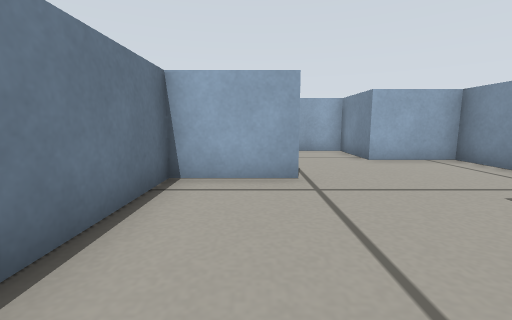
view 1 (above)

18 first-person views from a walk through a robot-simulator world made for Gazebo. The camera is 0.26 m above the floor, tilts 8° down and sees 90° across. The floor is counted in squares, 0.25 m on a side. Each view is taken from the middle of a square. On the plan, view 1 faces up. The plan holds only what a view shows up to about 11 squares ahead; the rest is blank. The place goes on beyond the plan. Surface patterns are stand-ins for the level's own textures.

view 2
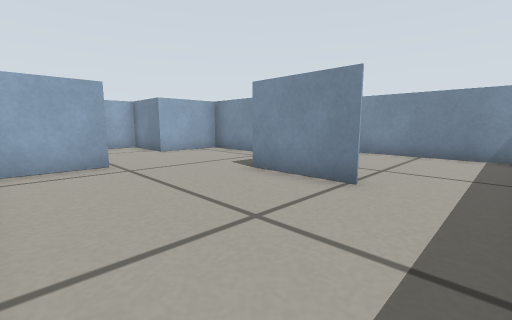

view 3
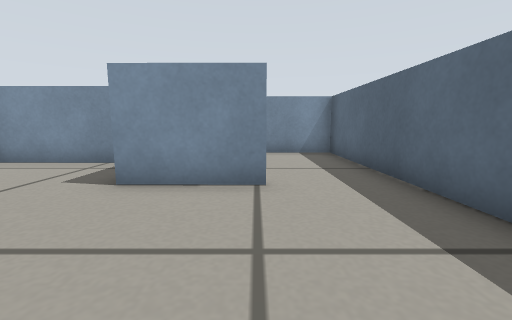

view 4
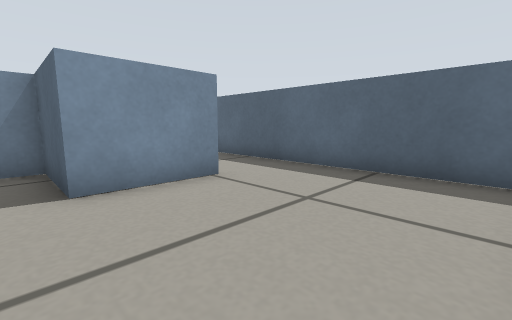

view 5
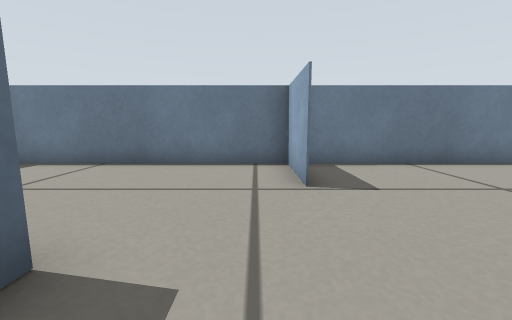

view 6
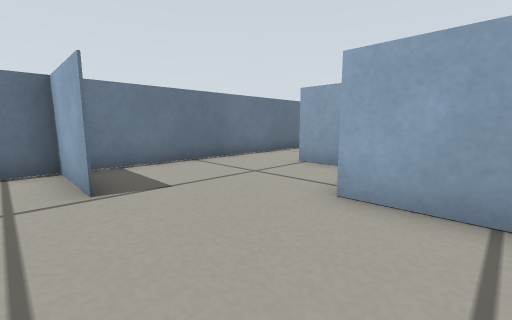

view 7
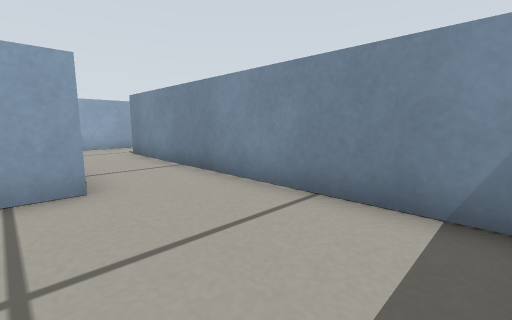

view 8
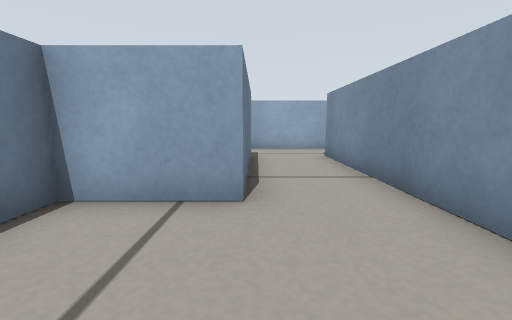

view 9
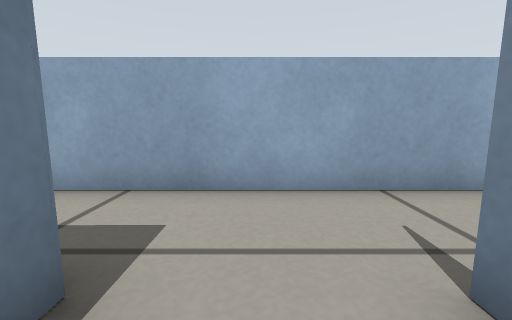

view 10
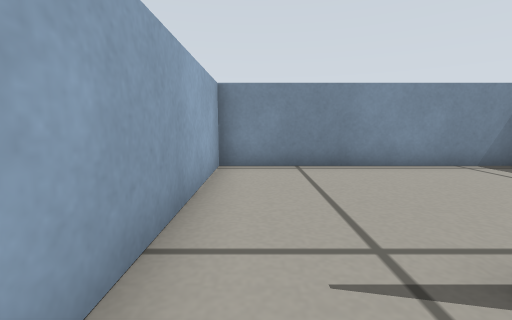

view 11
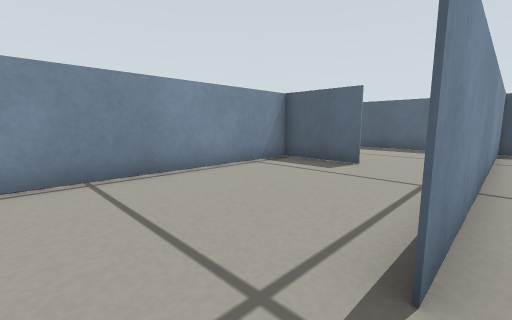

view 12
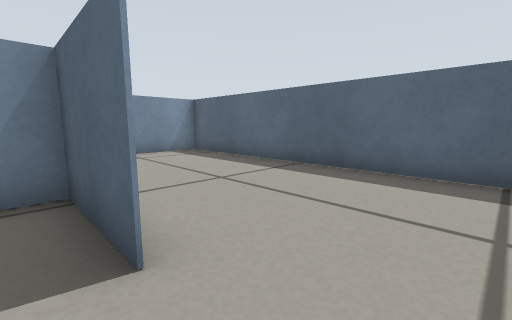

view 13
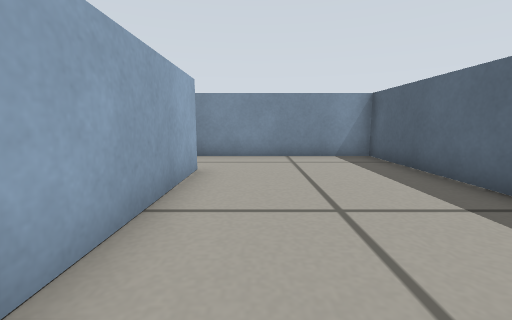

view 14
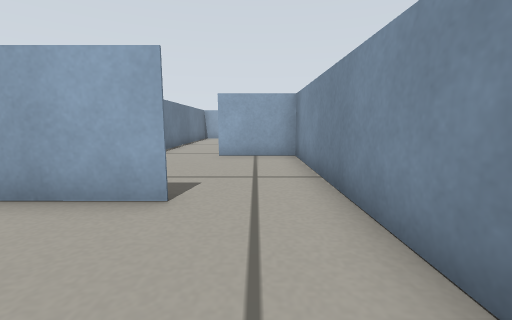

view 15
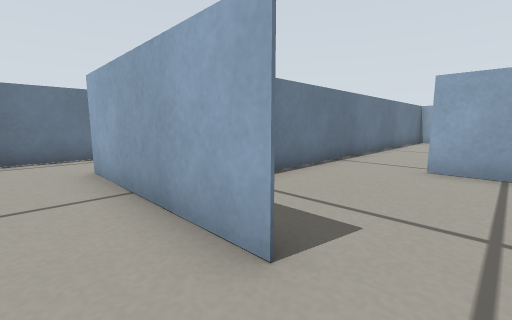

view 16
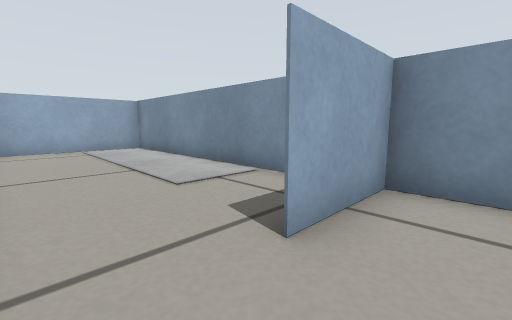

view 17
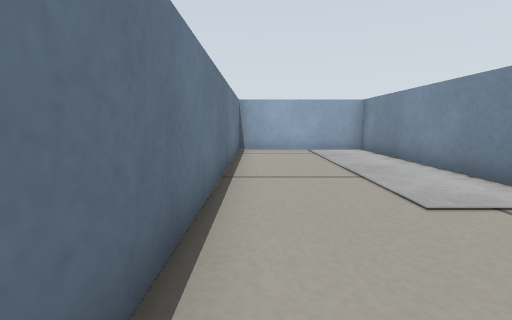

view 18
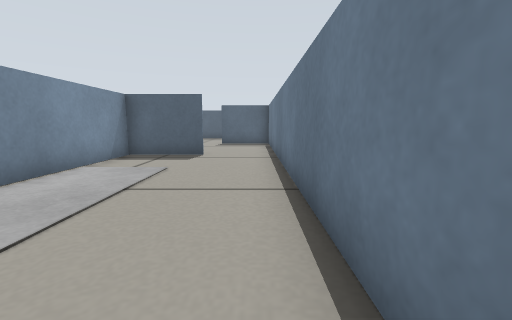

### Floor plan
Ten units are one square. View 1 is at (0, 0); x grows to the right and y downward. Boxes are objects, and circles mark ways between rooms. Rooms are numbered by the first view taken in them; rooms with no view inside come last. Other rooms are left out.
<svg viewBox="-22 -180 211 213">
<path fill="none" stroke="#000" d="M33 2 33 -24 58 -24 58 -44M9 -48 -17 -48M-11 27 24 27M-17 -49 -17 23M24 27 81 27M58 -24 33 -24M83 28 83 -16M58 -75 58 -24M76 -99 31 -99M83 -16 83 -75M107 -24 133 -24 133 -99 76 -99M159 -23 107 -24M83 -30 83 -9M81 27 183 27 183 -15M183 -15 183 -70M133 -65 133 -50M184 -74 157 -74M157 -74 184 -74M183 -70 183 -175 133 -175 133 -65M31 -99 8 -99M-17 -94 -17 -49M58 -44 58 -74 33 -74 33 -99"/>
<circle cx="30" cy="15" r="3" fill="#2a7"/>
<circle cx="30" cy="-50" r="3" fill="#2a7"/>
<circle cx="70" cy="-20" r="3" fill="#2a7"/>
<circle cx="80" cy="-85" r="3" fill="#2a7"/>
<circle cx="95" cy="-20" r="3" fill="#2a7"/>
<circle cx="165" cy="-20" r="3" fill="#2a7"/>
<circle cx="145" cy="-70" r="3" fill="#2a7"/>
<text x="10" y="-10">1</text>
<text x="50" y="10">2</text>
<text x="70" y="-70">3</text>
<text x="100" y="-60">4</text>
<text x="130" y="0">5</text>
<text x="160" y="-40">6</text>
<text x="150" y="-120">7</text>
<text x="10" y="-70">8</text>
</svg>
Room 1 opens to room 2. Room 1 opens to room 8. Room 2 opens to room 3. Room 3 opens to room 4. Room 4 opens to room 5. Room 5 opens to room 6. Room 6 opens to room 7.

Where each view was taken, in squares from view 1:
view 1: 0 up, 0 right, facing up
view 2: 2 down, 1 left, facing up-right
view 3: 0 up, 1 left, facing right
view 4: 3 up, 1 left, facing down-right
view 5: 4 up, 5 right, facing left
view 6: 4 up, 5 right, facing up-left
view 7: 2 down, 5 right, facing up-right
view 8: 1 down, 6 right, facing up
view 9: 6 up, 7 right, facing up
view 10: 9 up, 7 right, facing right
view 11: 9 up, 8 right, facing down-right
view 12: 3 up, 9 right, facing down-right
view 13: 1 up, 10 right, facing right
view 14: 1 down, 17 right, facing up
view 15: 1 up, 17 right, facing up-left
view 16: 6 up, 14 right, facing up-right
view 17: 7 up, 14 right, facing up
view 18: 16 up, 14 right, facing down
